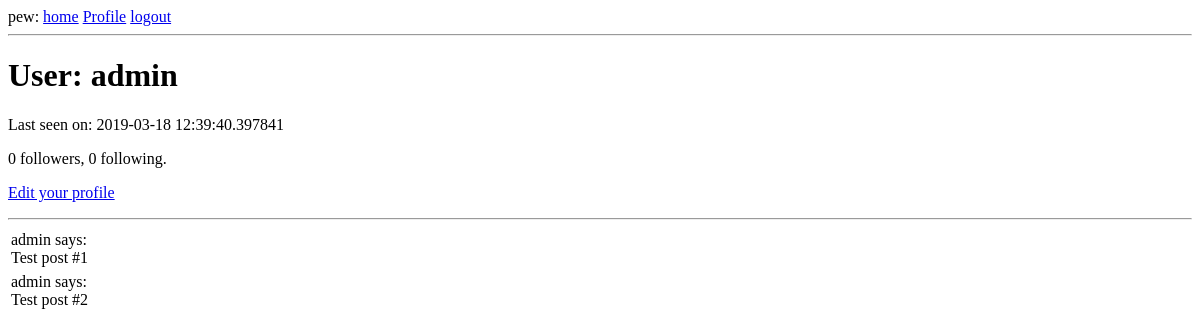
/user/admin (signed in), run on an earlier commit of the app's database.
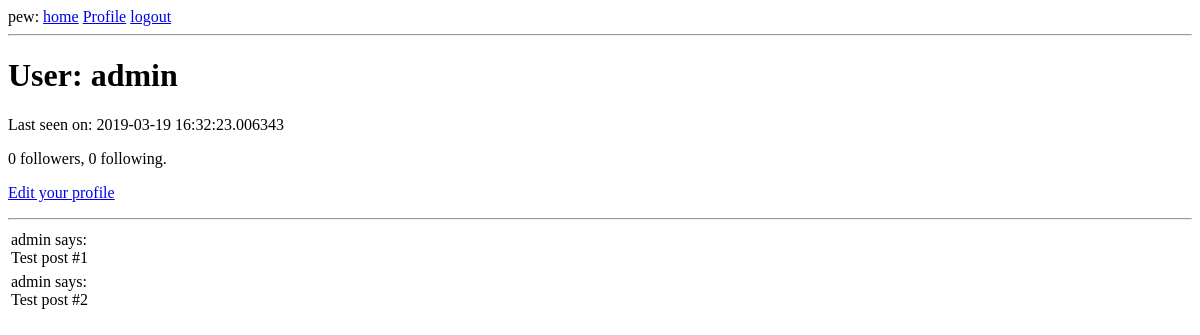
And on a later commit of the database.
### app/models.py (models this page shows, shortened)
class User(UserMixin, db.Model):
	id = db.Column(db.Integer, primary_key=True)
	username = db.Column(db.String(64), index=True, unique=True)
	email = db.Column(db.String(120), index=True, unique=True)
	password_hash = db.Column(db.String(128))
	posts = db.relationship('Post', backref='author', lazy='dynamic')
	about_me = db.Column(db.String(140))
	last_seen = db.Column(db.DateTime, default=datetime.utcnow)
	followers = db.Table('followers',
		db.Column('follower_id', db.Integer, db.ForeignKey('user.id')),
		db.Column('followed_id', db.Integer, db.ForeignKey('user.id'))
	)
	followed = db.relationship(
		'User',
		secondary = followers,
		primaryjoin = (followers.c.follower_id == id),
		secondaryjoin = (followers.c.followed_id == id),
		backref = db.backref('followers', lazy='dynamic'),
		lazy = 'dynamic'
	)
	@login.user_loader
	def load_user(id):
		return User.query.get(int(id))

### app/routes.py (the view)
@app.route('/user/<username>')
@login_required
def user(username):
	user = User.query.filter_by(username=username).first_or_404()
	posts = [
		{'author': user, 'body': 'Test post #1'},
        {'author': user, 'body': 'Test post #2'}
	]
	return render_template('user.html', user=user, posts=posts)

### app/routes.py (called while the page is built)
@app.before_request
def before_request():
	if current_user.is_authenticated:
		current_user.last_seen = datetime.utcnow()
		db.session.commit()

### app/templates/user.html (shortened to what this page needs)
{% extends "base.html" %}
{% block content %}
    <h1>User: {{ user.username }}</h1>
	{% if user.last_seen %}<p>Last seen on: {{ user.last_seen }}</p>{% endif %}
	<p>{{ user.followers.count() }} followers, {{ user.followed.count() }} following.</p>
	{% if user == current_user %}
        <p><a href="{{ url_for('edit_profile') }}">Edit your profile</a></p>
        {% elif not current_user.is_following(user) %}
        <p><a href="{{ url_for('follow', username=user.username) }}">Follow</a></p>
        {% else %}
        <p><a href="{{ url_for('unfollow', username=user.username) }}">Unfollow</a></p>
        {% endif %}
    <hr>
    {% for post in posts %}
		{% include '_post.html' %}
    {% endfor %}
{% endblock %}

### app/templates/base.html (shortened to what this page needs)
<html>
	<head>
	</head>
	<body>
		<div>pew:
			<a href="{{ url_for('index') }}">home</a>
			{% if current_user.is_anonymous %}
			<a href="{{ url_for('login') }}">login</a>
			{% else %}
			<a href="{{ url_for('user', username=current_user.username) }}">Profile</a>
			<a href="{{ url_for('logout') }}">logout</a>
			{% endif %}
		</div>
		<hr>
		{% block content %}{% endblock %}
	</body>
</html>

### app/templates/_post.html
<table>
	<tr valign="top">
		<td>{{ post.author.username }} says:<br>{{ post.body }}</td>
	</tr>
</table>

What changed in the data, as far as the page shows it:
changed User "admin": last_seen "2019-03-18 12:39:40.397841" → "2019-03-19 16:32:23.006343"
